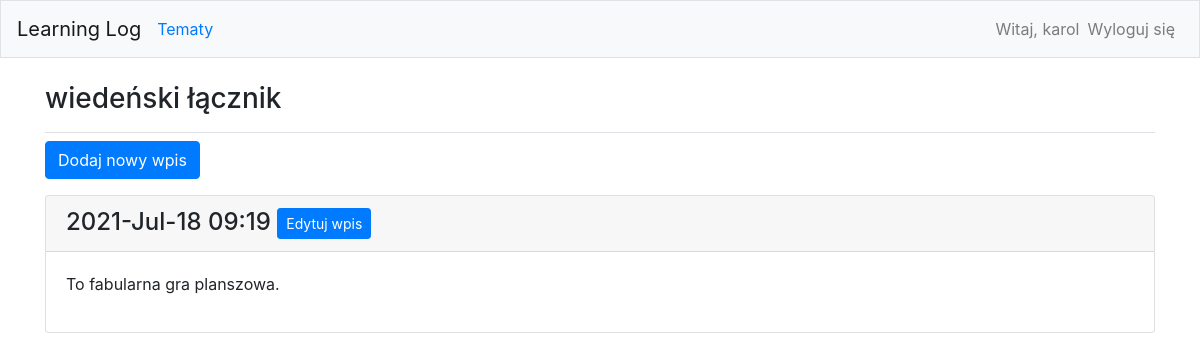
Page /topics/4/ (signed in) on the committed database.
### learning_logs/models.py (models this page shows, shortened)
class Topic(models.Model):
	text = models.CharField(max_length=200)
	date_added = models.DateTimeField(auto_now=True)
	owner = models.ForeignKey(User, on_delete=models.CASCADE)
	def __str__(self):
		return self.text

class Entry(models.Model):
	topic = models.ForeignKey(Topic, on_delete=models.CASCADE)
	text = models.TextField()
	date_added = models.DateTimeField(auto_now=True)
	class Meta:
		verbose_name_plural = 'entries'

### learning_logs/views.py (the view)
# urls.py: path('topics/<int:id_tematu>/',views.topic, name='temat'),
@login_required
def topic(request,**kwargs):
	topic = Topic.objects.get(id=kwargs['id_tematu'])
	if topic.owner != request.user:
		raise Http404
	entries = topic.entry_set.order_by('-date_added')
	context ={'temat': topic, 'wpisy':entries}
	return render(request,'learning_logs/topic.html',context)

### learning_logs/templates/learning_logs/topic.html
{% extends 'learning_logs/base.html' %}
{% block page_header %}
	<h3>{{ temat }}</h3>
{% endblock page_header %}
{% block content %}
	<p>
		<a class="btn btn-md btn-primary" href="{% url 'learning_logs_app:nowy_wpis' temat.id %} ">Dodaj nowy wpis</a>
	</p>
	{% for wpis in wpisy %}
		<div class="card mb-3">
			<h4 class="card-header">{{ wpis.date_added|date:'Y-M-d H:i' }}
				<small><a class="btn btn-sm btn-primary" href="{% url 'learning_logs_app:edycja_wpisu' wpis.id %}">Edytuj wpis</a></small>
			</h4>
			<div class="card-body">
				{{ wpis.text | linebreaks }}
			</div>
		</div>
	{% empty %}
		<p>Brak wpisów w tym temacie</p>
	{% endfor %}
{% endblock content %}

### learning_logs/templates/learning_logs/base.html (shortened to what this page needs)
{% load bootstrap4 %}
<!doctype html>
<html>
<head>
	{% bootstrap_css %}
</head>
<body>
	<nav class="navbar navbar-expand-md navbar-light bg-light mb-4 border">
		<a class="navbar-brand" href="{% url 'learning_logs_app:index' %}">Learning Log</a>
		<div class="collapse navbar-collapse" id="navbarCollapse">
			<ul class="navbar-nav mr-auto">
				<li class="nav-item"><a href="{% url 'learning_logs_app:tematy' %}">Tematy</a></li>
			</ul>
			<ul class="navbar-nav ml-auto">
				{% if user.is_authenticated %}
				<li class="nav-item">
					<span class="navbar-text">Witaj, {{ user.username }}</span>
				</li>
				<li class="nav-item">
					<a class="nav-link" href="{% url 'użytkownik:logout' %}">Wyloguj się</a>
				</li>
				{% endif %}
			</ul>
		</div>
	</nav>
	<main role="main" class="container">
		<div class="pb-2 mb-2 border-bottom">
			{% block page_header %}{% endblock page_header %}
		</div>
		<div>
			{% block content %}{% endblock content %}
		</div>
	</main>
</body>
</html>

### rows in the picture
Topic: text "wiedeński łącznik"
Entry: date_added "2021-Jul-18 09:19", text "To fabularna gra planszowa."

### other values in the picture
{{ user.username }} "karol"
